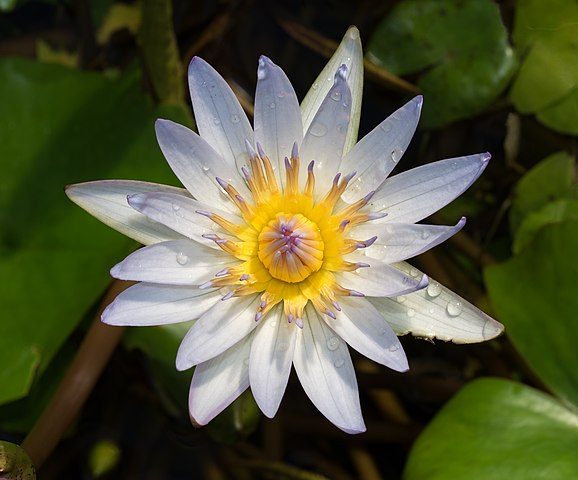
#> input picture exercises/01_color_based_segmentation/input/flower.jpg, 578 x 480 px, found by its file name
$ python masktesting.py
#> lines starting #> are read from the running program, lines starting #| are printed output that depends on the picture; after the words box and inside, x2 and y2 are one past the last pixel; in counts of white or black regions, pixels touching at a corner belong together
import numpy as np
import cv2

img = cv2.imread('exercises/01_color_based_segmentation/input/flower.jpg')  # Load the image
#> img is the input picture: shape (480, 578, 3); mean B, G, R 57.5, 87.7, 85.1

lower_limit = (0, 100, 100)
upper_limit = (100, 255, 255)

mask = cv2.inRange(img, lower_limit, upper_limit)  # Create a mask for the specified color range
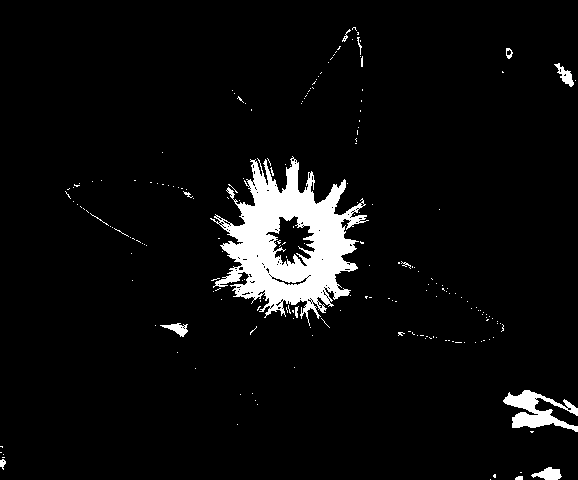
#> mask: shape (480, 578); 5.4% white; 203 white regions (188 under 20 px), largest, box (x1, y1, x2, y2) and area: (210, 156, 369, 326) 12091, (503, 390, 578, 432) 1420, (531, 467, 562, 480) 246
cv2.imwrite('exercises/01_color_based_segmentation/flower_yellow_rgb.jpg', mask)  # Save the mask as an image

cv2.imshow("Original Image", img)  # Display the original image
cv2.waitKey(0)  # Wait for a key press
cv2.destroyAllWindows()  # Close the image window
